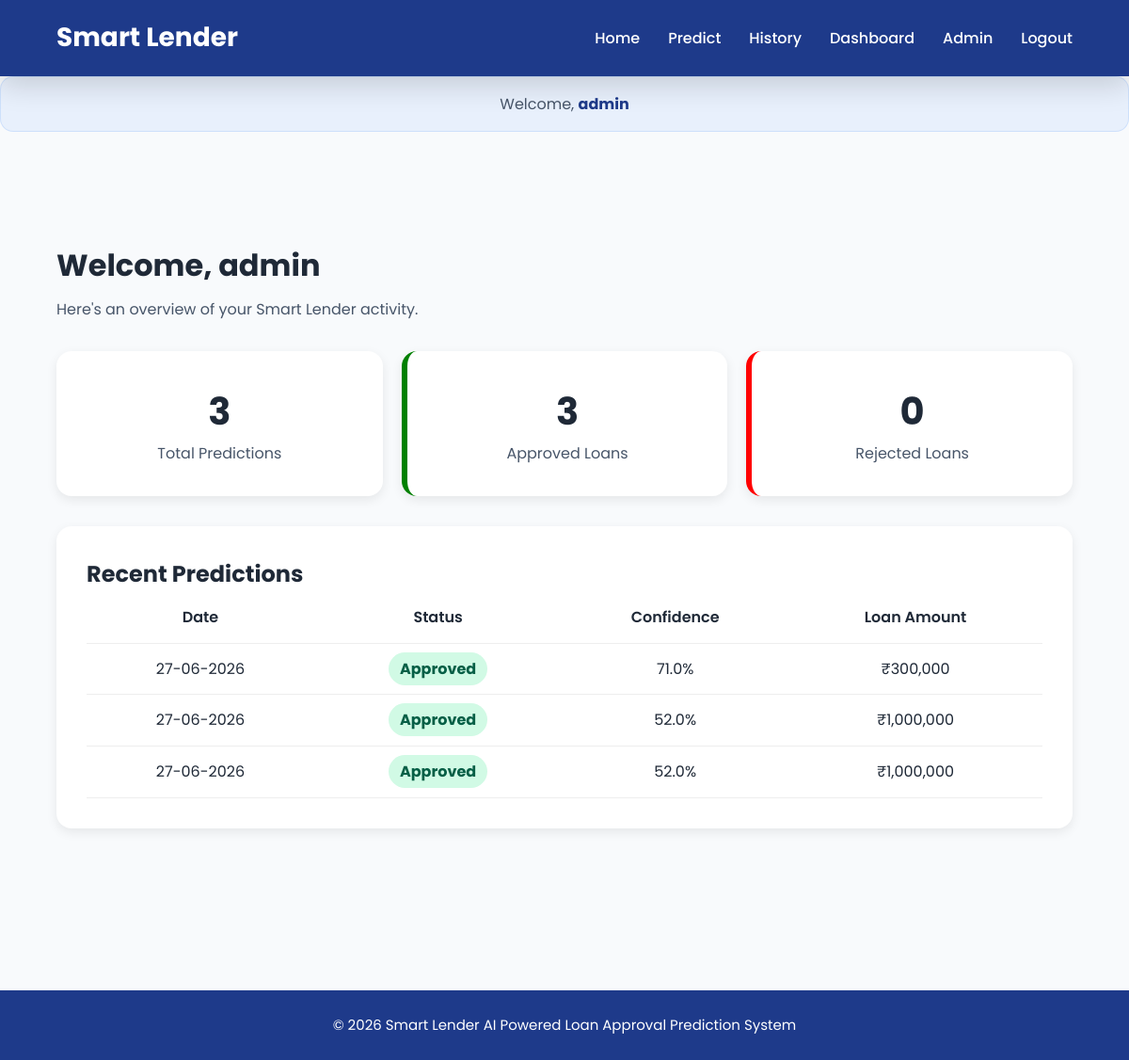
The app's page /dashboard (signed in) with its own data.
### models/user.py (models this page shows)
class User(UserMixin, db.Model):
    __tablename__ = "users"
    id = db.Column(
        db.Integer,
        primary_key=True
    )
    username = db.Column(
        db.String(50),
        unique=True,
        nullable=False
    )
    email = db.Column(
        db.String(120),
        unique=True,
        nullable=False
    )
    password_hash = db.Column(
        db.String(255),
        nullable=False
    )
    role = db.Column(
        db.String(20),
        default="customer"
    )
    created_at = db.Column(
        db.DateTime,
        default=datetime.utcnow
    )
    predictions = db.relationship(
        "Prediction",
        backref="user",
        lazy=True
    )

### models/prediction.py (models this page shows)
class Prediction(db.Model):
    __tablename__ = "predictions"
    id = db.Column(
        db.Integer,
        primary_key=True
    )
    user_id = db.Column(
        db.Integer,
        db.ForeignKey("users.id"),
        nullable=False
    )
    prediction = db.Column(
        db.String(20),
        nullable=False
    )
    confidence = db.Column(
        db.Float,
        nullable=False
    )
    loan_amount = db.Column(
        db.Float,
        nullable=False
    )
    income_annum = db.Column(
        db.Float,
        nullable=False
    )
    cibil_score = db.Column(
        db.Integer,
        nullable=False
    )
    created_at = db.Column(
        db.DateTime,
        default=datetime.utcnow
    )

### app.py (the view)
@app.route("/dashboard")
@login_required
def dashboard():
    total_predictions = Prediction.query.filter_by(
        user_id=current_user.id
    ).count()
    approved_predictions = Prediction.query.filter_by(
        user_id=current_user.id,
        prediction="Approved"
    ).count()
    rejected_predictions = Prediction.query.filter_by(
        user_id=current_user.id,
        prediction="Rejected"
    ).count()
    recent_predictions = Prediction.query.filter_by(
        user_id=current_user.id
    ).order_by(
        Prediction.created_at.desc()
    ).limit(5).all()
    return render_template(
        "dashboard.html",
        total_predictions=total_predictions,
        approved_predictions=approved_predictions,
        rejected_predictions=rejected_predictions,
        recent_predictions=recent_predictions
    )

### app.py (called while the page is built)
@login_manager.user_loader
def load_user(user_id):
    return User.query.get(int(user_id))

### templates/dashboard.html (shortened to what this page needs)
{% extends "base.html" %}
{% block content %}
<section class="dashboard">
<div class="dashboard-header">
    <h1>
        Welcome, {{ current_user.username }}
    </h1>
    <p>
        Here's an overview of your Smart Lender activity.
    </p>
</div>
<div class="dashboard-cards">
    <div class="dashboard-card">
        <h2>{{ total_predictions }}</h2>
        <p>Total Predictions</p>
    </div>
    <div class="dashboard-card approved-card">
        <h2>{{ approved_predictions }}</h2>
        <p>Approved Loans</p>
    </div>
    <div class="dashboard-card rejected-card">
        <h2>{{ rejected_predictions }}</h2>
        <p>Rejected Loans</p>
    </div>
</div>
<div class="recent-predictions">
    <h2>Recent Predictions</h2>
    {% if recent_predictions %}
    <table class="history-table">
        <thead>
            <tr>
                <th>Date</th>
                <th>Status</th>
                <th>Confidence</th>
                <th>Loan Amount</th>
            </tr>
        </thead>
        <tbody>
            {% for prediction in recent_predictions %}
            <tr>
                <td>
                    {{ prediction.created_at.strftime('%d-%m-%Y') }}
                </td>
                <td>
                    {% if prediction.prediction == "Approved" %}
                        <span class="status-approved">
                            Approved
                        </span>
                    {% else %}
                        <span class="status-rejected">
                            Rejected
                        </span>
                    {% endif %}
                </td>
                <td>
                    {{ prediction.confidence }}%
                </td>
                <td>
                    ₹{{ "{:,.0f}".format(prediction.loan_amount) }}
                </td>
            </tr>
            {% endfor %}
        </tbody>
    </table>
    {% else %}
        <p>
            No predictions available yet.
        </p>
    {% endif %}
</div>
</section>
{% endblock %}

### templates/base.html (shortened to what this page needs)
<!DOCTYPE html>
<html lang="en">
<head>
    <link rel="stylesheet"
      href="https://cdnjs.cloudflare.com/ajax/libs/font-awesome/6.5.2/css/all.min.css">
    <link rel="stylesheet"
    href="{{ url_for('static', filename='css/core/variables.css') }}">
    <link rel="stylesheet"
    href="{{ url_for('static', filename='css/core/reset.css') }}">
    <link rel="stylesheet"
    href="{{ url_for('static', filename='css/core/layout.css') }}">
    <link rel="stylesheet"
    href="{{ url_for('static', filename='css/components/navbar.css') }}">
    <link rel="stylesheet"
    href="{{ url_for('static', filename='css/components/buttons.css') }}">
    <link rel="stylesheet"
    href="{{ url_for('static', filename='css/components/cards.css') }}">
    <link rel="stylesheet"
    href="{{ url_for('static', filename='css/components/forms.css') }}">
    <link rel="stylesheet"
    href="{{ url_for('static', filename='css/components/tooltips.css') }}">
    <link rel="stylesheet"
    href="{{ url_for('static', filename='css/components/footer.css') }}">
    <link rel="stylesheet"
    href="{{ url_for('static', filename='css/pages/home.css') }}">
    <link rel="stylesheet"
    href="{{ url_for('static', filename='css/pages/predict.css') }}">
    <link rel="stylesheet"
    href="{{ url_for('static', filename='css/pages/result.css') }}">
    <link rel="stylesheet"
    href="{{ url_for('static',filename='css/pages/error.css') }}">
    <link rel="stylesheet"
    href="{{ url_for('static', filename='css/pages/about.css') }}">
    <link rel="stylesheet"
    href="{{ url_for('static', filename='css/responsive.css') }}">
    <link rel="stylesheet"
    href="{{ url_for('static', filename='css/pages/auth.css') }}">
    <link rel="stylesheet"
    href="{{ url_for('static', filename='css/pages/dashboard.css') }}">
    <link rel="stylesheet"
    href="{{ url_for('static',filename='css/pages/history.css') }}">
    <link rel="stylesheet"
    href="{{ url_for('static', filename='css/pages/admin.css') }}">
</head>
<body>
    <nav class="navbar">
        <div class="container">
            <a href="{{ url_for('home') }}" class="logo">
                Smart Lender
            </a>
            <ul class="nav-links">
                {% if current_user.is_authenticated %}
                    <li>
                        <a href="{{ url_for('home') }}">
                            Home
                        </a>
                    </li>
                    <li>
                        <a href="{{ url_for('predict_page') }}">
                            Predict
                        </a>
                    </li>
                    <li>
                        <a href="{{ url_for('history') }}">
                            History
                        </a>
                    </li>
                    <li>
                        <a href="{{ url_for('dashboard') }}">
                            Dashboard
                        </a>
                    </li>
                    {% if current_user.role == "admin" %}
                    <li>
                        <a href="{{ url_for('admin_dashboard') }}">
                            Admin
                        </a>
                    </li>
                    {% endif %}
                    <li>
                        <a href="{{ url_for('logout') }}">
                            Logout
                        </a>
                    </li>
                {% endif %}
        </div>
    </nav>
    {% if current_user.is_authenticated %}
    <div class="page-welcome">
        <p>Welcome, <strong>{{ current_user.username }}</strong></p>
    </div>
    {% endif %}
    <main class="container">
        {% block content %}
        {% endblock %}
    </main>
    <footer>
        <div class="container">
            <p>
                © 2026 Smart Lender
                AI Powered Loan Approval Prediction System
            </p>
        </div>
    </footer>
</body>
</html>

### static/css/core/variables.css (style rules this page uses)
:root { --primary-color:#1E3A8A; --secondary-color:#2563EB; --success-color:#16A34A; --danger-color:#DC2626; --warning-color:#F59E0B; --background-color:#F8FAFC; --card-color:#FFFFFF; --text-color:#1F2937; --text-light:#475569; --text-white:#FFFFFF; --border-color:#CBD5E1; --primary-hover:#1E40AF; --shadow-sm:0 2px 6px rgba(0,0,0,.08); --shadow-md:0 5px 20px rgba(0,0,0,.08); --shadow-lg:0 10px 30px rgba(0,0,0,.15); --radius-sm:8px; --radius-md:10px; --radius-lg:15px; --transition:.3s ease; --container-width:1200px; }

### static/css/core/layout.css (style rules this page uses)
.container { width:90%; max-width:var(--container-width); margin:auto; }
main { min-height:80vh; padding:60px 0; }
p.page-welcome, div.page-welcome { width:100%; max-width:1200px; margin:0 auto 1.5rem; padding:1rem 1.25rem; border-radius:14px; background:rgba(59,130,246,0.08); color:var(--text-color); text-align:center; font-size:1rem; border:1px solid rgba(59,130,246,0.15); }
.page-welcome strong { color:var(--primary-color); }
h1,h2,h3,h4,h5,h6 { color:var(--text-color); }
p { color:var(--text-light); }

### static/css/components/navbar.css (style rules this page uses)
.navbar { background:var(--primary-color); color:var(--text-white); position:sticky; top:0; z-index:1000; padding:18px 0; box-shadow:var(--shadow-lg); }
.navbar .container { display:flex; justify-content:space-between; align-items:center; }
.logo { color:var(--text-white); font-size:28px; font-weight:700; }
.nav-links { display:flex; align-items:center; gap:30px; }
.nav-links a { color:var(--text-white); font-weight:500; position:relative; transition:var(--transition); }
.nav-links a::after { content:""; position:absolute; left:0; bottom:-6px; width:0; height:2px; background:#FFD54F; transition:var(--transition); }

### static/css/components/footer.css (style rules this page uses)
footer { background:var(--primary-color); color:var(--text-white); padding:25px; text-align:center; margin-top:80px; }
footer p { color:white; font-size:15px; }

### static/css/pages/dashboard.css (style rules this page uses)
.dashboard { padding: 2rem 0; }
.dashboard-header { margin-bottom: 2rem; }
.dashboard-header h1 { font-size: 2rem; margin-bottom: 0.5rem; }
.dashboard-cards { display: grid; grid-template-columns: repeat(auto-fit, minmax(220px, 1fr)); gap: 20px; margin-bottom: 2rem; }
.dashboard-card { background: white; padding: 2rem; border-radius: 16px; text-align: center; box-shadow: 0 4px 12px rgba(0,0,0,0.08); }
.dashboard-card h2 { font-size: 2.5rem; }
.approved-card { border-left: 6px solid green; }
.rejected-card { border-left: 6px solid red; }
.recent-predictions { background: white; padding: 2rem; border-radius: 16px; box-shadow: 0 4px 12px rgba(0,0,0,0.08); }
.history-table { width: 100%; border-collapse: collapse; }
.history-table th, .history-table td { padding: 12px; text-align: center; }
.history-table th { font-weight: 600; }
.status-approved { color: green; font-weight: bold; }

### static/css/pages/history.css (style rules this page uses)
.history-table { width: 100%; border-collapse: collapse; }
.history-table th, .history-table td { padding: 14px; text-align: center; }
.history-table th { font-weight: 600; }
.history-table tr { border-bottom: 1px solid #eeeeee; }

### static/css/pages/admin.css (style rules this page uses)
.dashboard-header { margin-bottom: 2rem; }
.status-approved { background: #d1fae5; color: #065f46; padding: 6px 12px; border-radius: 999px; }

### records on screen
User: username "admin"
Prediction: created_at "27-06-2026", prediction "Approved", confidence "71.0", loan_amount "300,000"
Prediction: created_at "27-06-2026", prediction "Approved", confidence "52.0", loan_amount "1,000,000"
Prediction: created_at "27-06-2026", prediction "Approved", confidence "52.0", loan_amount "1,000,000"

### other values on screen
{{ total_predictions }} "3"
{{ approved_predictions }} "3"
{{ rejected_predictions }} "0"
